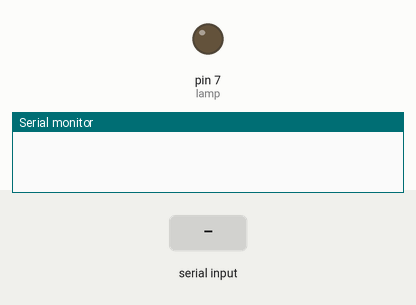
This sketch was run on a simulated Arduino Uno, built with avr-gcc and run on an emulated ATmega328P. On the bench: output pins drawn as LEDs (lit = HIGH), the last lines printed to the serial monitor. The inputs (shaded band) are chosen by the test bench.

Above: at 1.2 s.
1.3 s: "B" received over the second serial link
At 2.2 s:
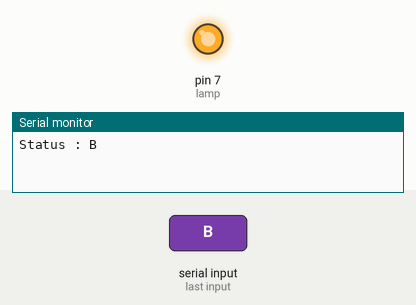
2.8 s: "A" received over the second serial link
At 3.4 s:
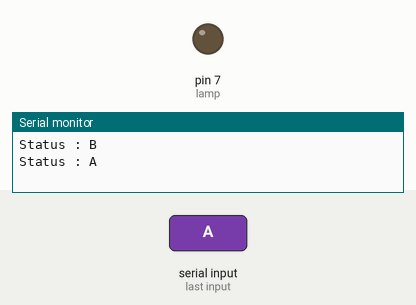
Timing chart, 0 to 5.8 s (numbered marks = the images above; inputs shaded):
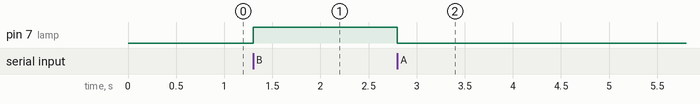

Measured:
- after the input at 1.3 s, pin 7 (lamp): LOW → HIGH at once
- after the input at 2.8 s, pin 7 (lamp): HIGH → LOW at once

The sketch:

lamp_control.ino
```cpp
#include <SoftwareSerial.h>
SoftwareSerial mySerial(11,10); //RX,TX
const int lamp = 7;
void setup() {
  Serial.begin(9600);
  mySerial.begin(9600);
  pinMode(lamp,OUTPUT);
  // put your setup code here, to run once:

}

void loop() {
  // put your main code here, to run repeatedly:

  if(mySerial.available()>0){
    char x = mySerial.read();
    if(x == 'A'){
      digitalWrite(lamp,LOW);
      Serial.println("Status : A");
      }else if(x == 'B'){
        digitalWrite(lamp,HIGH);
        Serial.println("Status : B");
        }
    }

}
```
